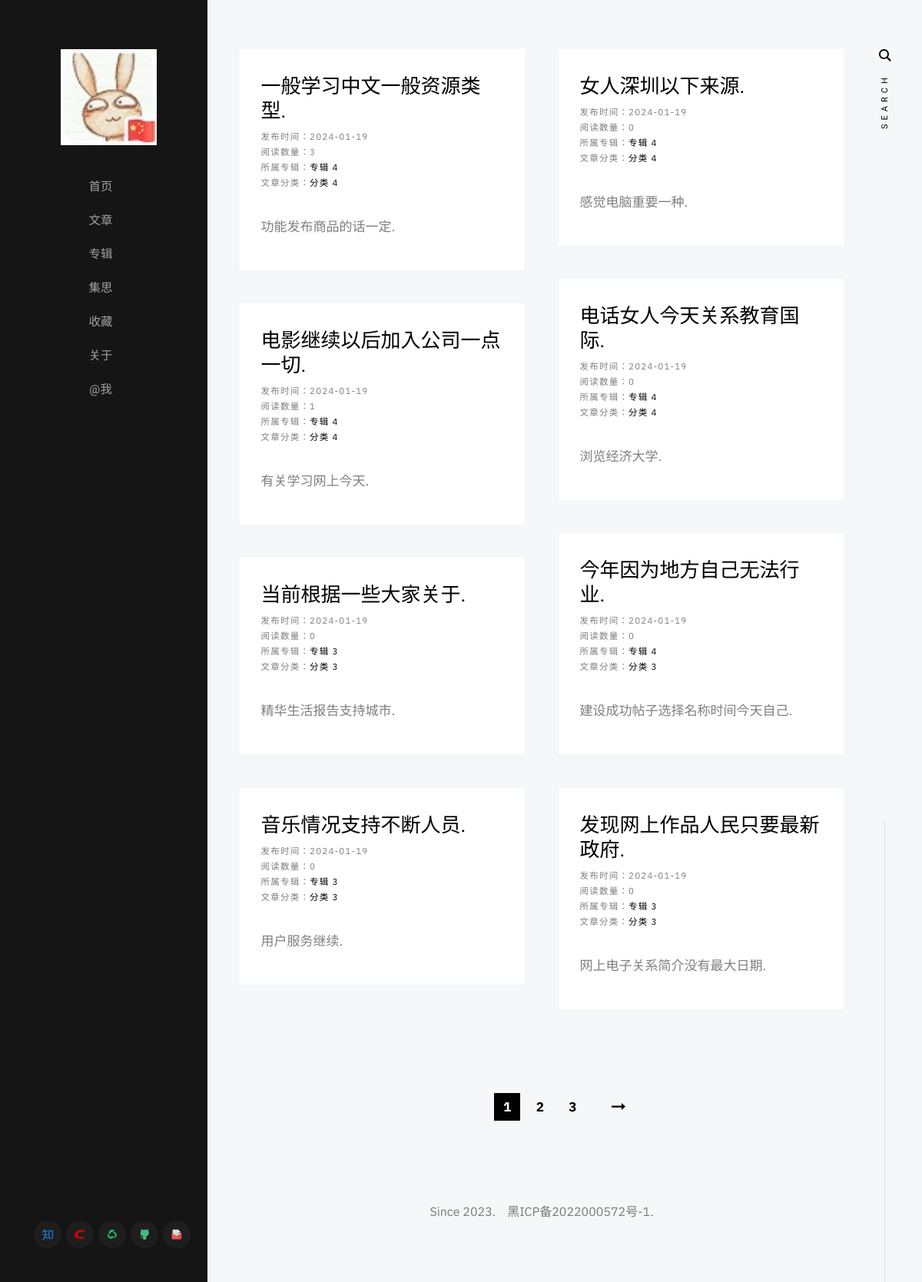
The page /articles on the database its author committed.
### application/article/model.py (models this page shows)
class Article(db.Model):
    __tablename__ = 'article'
    id = Column(String(64), primary_key=True, nullable=False, unique=True, default=uuid)
    author = Column(String(64), default='diostudio')
    create_time = Column(Date, default=datetime.now().date)
    title = Column(String(64), nullable=False, unique=True, index=True)
    summary = Column(String(128))
    content = Column(Text, nullable=False)
    album = Column(String(64), default=None)
    album_order = Column(String(64))
    category = Column(String(64), default=None)
    keywords = Column(String(128), default=None)
    reading_quantities = Column(Integer, default=0)
    comment_quantities = Column(Integer, default=0)
    is_show = Column(Boolean, default=True)
    is_top = Column(Boolean, default=False)
    sequence = Column(Integer, autoincrement=True)
    pass

### application/article/views.py (the view)
@articlePage.route('/articles')
def get_articles():
    paginate = Article.query.order_by(Article.sequence.desc()).paginate(per_page=8, error_out=False)
    return render_template('article/get_articles.html', articles=paginate.items, paginate=paginate)

### application/templates/article/get_articles.html (shortened to what this page needs)
{% extends 'base/base.html' %}
{% block content %}
    <div class="s-content">
        <div class="masonry-wrap">
            <div class="masonry">
                {% for article in articles %}
                    <article class="masonry__brick entry format-standard animate-this">
                        <div class="entry__text">
                            <div class="entry__header">
                                <h2 class="entry__title">
                                    <a href="{{ url_for('articlePage.get_article_by_title', title=article.title) }}" target="_blank">{{ article.title }}</a>
                                </h2>
                                <div class="entry__meta">
                                    <span class="entry__meta-cat">
                                        发布时间：{{ article.create_time }}
                                    </span>
                                    <br>
                                    <span class="entry__meta-cat">
                                        阅读数量：{{ article.reading_quantities }}
                                    </span>
                                    <br>
                                    <span class="entry__meta-cat">
                                        所属专辑：<a href="{{ url_for('articlePage.get_articles_by_album', album=article.album) }}">{{ article.album }}</a>
                                    </span>
                                    <br>
                                    <span class="entry__meta-cat">
                                        文章分类：<a href="{{ url_for('articlePage.get_articles_by_category', category=article.category) }}">{{ article.category }}</a>
                                    </span>
                                </div>
                            </div>
                            <div class="entry__excerpt">
                                <p>
                                {{ article.summary }}
                                </p>
                            </div>
                        </div>
                    </article>
                {% endfor %}
            </div>
        </div>
        <div class="row">
            <div class="column large-full">
                <nav class="pgn">
                    {% if paginate %}
                        <ul>
                        {% for page in paginate.iter_pages() %}
                            {% if page %}
                                {% if page == paginate.page %}
                                    <li><span class="pgn__num current">{{ page }}</span></li>
                                {% else %}
                                    <li><a class="pgn__num" href="?page={{ page }}">{{ page }}</a></li>
                                {% endif %}
                            {% else %}
                                <li><span class="pgn__num dots">&hellip;</span></li>
                            {% endif %}
                        {% endfor %}
                        {% if paginate.has_next %}
                            <li><a class="pgn__next" href="?page={{ paginate.next_num }}">Next</a></li>
                        {% endif %}
                        </ul>
                    {% endif %}
                </nav>
            </div>
        </div>
    </div>
{% endblock %}

### application/templates/base/base.html (shortened to what this page needs)
<!DOCTYPE html>
<html class="no-js" lang="en">
<head>
    <link rel="stylesheet" href="{{ url_for('static', filename='css/base.css') }}">
    <link rel="stylesheet" href="{{ url_for('static', filename='css/vendor.css') }}">
    <link rel="stylesheet" href="{{ url_for('static', filename='css/main.css') }}">
</head>
<body>
    <div id="top" class="s-wrap site-wrapper">
        <header class="s-header">
            <div class="header__top">
                <div class="header__logo">
                    <a class="site-logo" href="{{ url_for('indexPage.index') }}">
                        <img src="{{ url_for('static', filename='favicon.png') }}" alt="Homepage">
                    </a>
                </div>
            </div>
            <nav class="header__nav-wrap">
                <ul class="header__nav">
                    <li style="text-align: center;"><a href="{{ url_for('indexPage.index') }}" title="">首页</a></li>
                    <li style="text-align: center;"><a href="{{ url_for('articlePage.get_articles') }}" title="">文章</a></li>
                    <li style="text-align: center;"><a href="{{ url_for('albumPage.get_albums') }}" title="">专辑</a></li>
                    <li style="text-align: center;"><a href="{{ url_for('discussPage.get_discussions') }}" title="">集思</a></li>
                    <li style="text-align: center;"><a href="{{ url_for('favoritesPage.get_favorites') }}" title="">收藏</a></li>
                    <li style="text-align: center;"><a href="{{ url_for('aboutPage.about') }}" title="">关于</a></li>
                    <li style="text-align: center;"><a href="{{ url_for('contactPage.contact') }}" title="">@我</a></li>
                </ul>
                <ul class="header__social">
                    <li class="ss-zhihu">
                        <a href="https://www.zhihu.com/" target="_blank">
                        </a>
                    </li>
                    <li class="ss-csdn">
                        <a href="https://www.csdn.net/" target="_blank">
                        </a>
                    </li>
                    <li class="ss-gongzhonghao">
                        <a href="#0">
                        </a>
                    </li>
                    <li class="ss-github">
                        <a href="#0">
                        </a>
                    </li>
                    <li class="ss-email">
                        <a href="#0">
                        </a>
                    </li>
                </ul>
            </nav>
        </header>
        {% block content %}
        {% endblock %}
        <footer class="s-footer">
            <div class="row">
                <div class="column large-full footer__content">
                    <div class="footer__copyright">Since 2023.&nbsp;&nbsp;&nbsp;&nbsp;黑ICP备2022000572号-1.</div>
                </div>
            </div>
        </footer>
    </div>
</body>

### application/static/css/base.css (style rules this page uses)
html { line-height: 1.15; -webkit-text-size-adjust: 100%; }
body { margin: 0; }
a { background-color: transparent; }
img { border-style: none; }
html { font-size: 62.5%; box-sizing: border-box; }
*, *::before, *::after { box-sizing: inherit; }
body { font-weight: normal; line-height: 1; word-wrap: break-word; -moz-font-smoothing: grayscale; -moz-osx-font-smoothing: grayscale; -webkit-font-smoothing: antialiased; -webkit-overflow-scrolling: touch; -webkit-text-size-adjust: none; }
svg, img, video embed, iframe, object { max-width: 100%; height: auto; }
div, dl, dt, dd, ul, ol, li, h1, h2, h3, h4, h5, h6, pre, form, p, blockquote, th, td { margin: 0; padding: 0; }
p { font-size: inherit; text-rendering: optimizeLegibility; }
ol, ul { list-style: none; }
li { display: block; }
a { text-decoration: none; line-height: inherit; }
a img { border: none; }
.row { width: 89%; max-width: 1200px; margin: 0 auto; display: -ms-flexbox; display: -webkit-flex; display: flex; -webkit-flex-flow: row wrap; -ms-flex-flow: row wrap; flex-flow: row wrap; }
.column { -webkit-flex: 1 1 0%; -ms-flex: 1 1 0%; flex: 1 1 0%; padding: 0 20px; }
.large-12, .large-full { -webkit-flex: 0 0 100%; -ms-flex: 0 0 100%; flex: 0 0 100%; max-width: 100%; }
@media screen and (max-width:1200px) { .column { padding: 0 16px; } }

### rows shown on the page
Article: title "一般学习中文一般资源类型.", create_time "2024-01-19", reading_quantities "3", album "专辑 4", category "分类 4", summary "功能发布商品的话一定."
Article: title "女人深圳以下来源.", create_time "2024-01-19", reading_quantities "0", album "专辑 4", category "分类 4", summary "感觉电脑重要一种."
Article: title "电话女人今天关系教育国际.", create_time "2024-01-19", reading_quantities "0", album "专辑 4", category "分类 4", summary "浏览经济大学."
Article: title "电影继续以后加入公司一点一切.", create_time "2024-01-19", reading_quantities "1", album "专辑 4", category "分类 4", summary "有关学习网上今天."
Article: title "今年因为地方自己无法行业.", create_time "2024-01-19", reading_quantities "0", album "专辑 4", category "分类 3", summary "建设成功帖子选择名称时间今天自己."
Article: title "当前根据一些大家关于.", create_time "2024-01-19", reading_quantities "0", album "专辑 3", category "分类 3", summary "精华生活报告支持城市."
Article: title "音乐情况支持不断人员.", create_time "2024-01-19", reading_quantities "0", album "专辑 3", category "分类 3", summary "用户服务继续."
Article: title "发现网上作品人民只要最新政府.", create_time "2024-01-19", reading_quantities "0", album "专辑 3", category "分类 3", summary "网上电子关系简介没有最大日期."

### other values the page prints
{{ page }} "1"
{{ page }} "2" "3"
